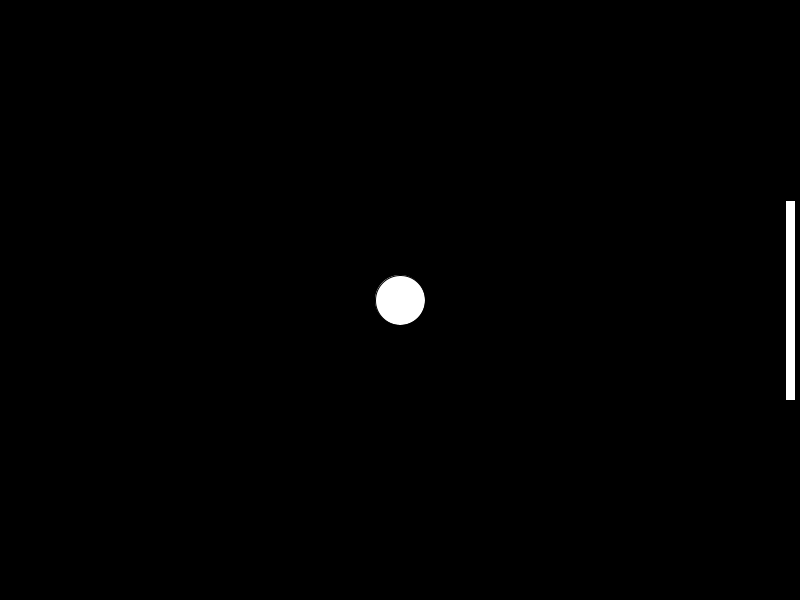
Frame 1 (no input)
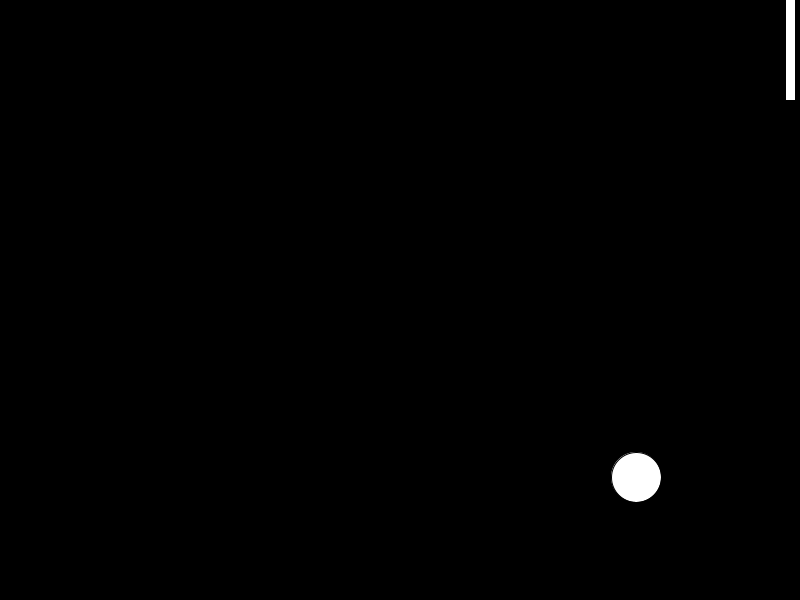
Frame 60 (the mouse pressed at the canvas centre just before this capture)
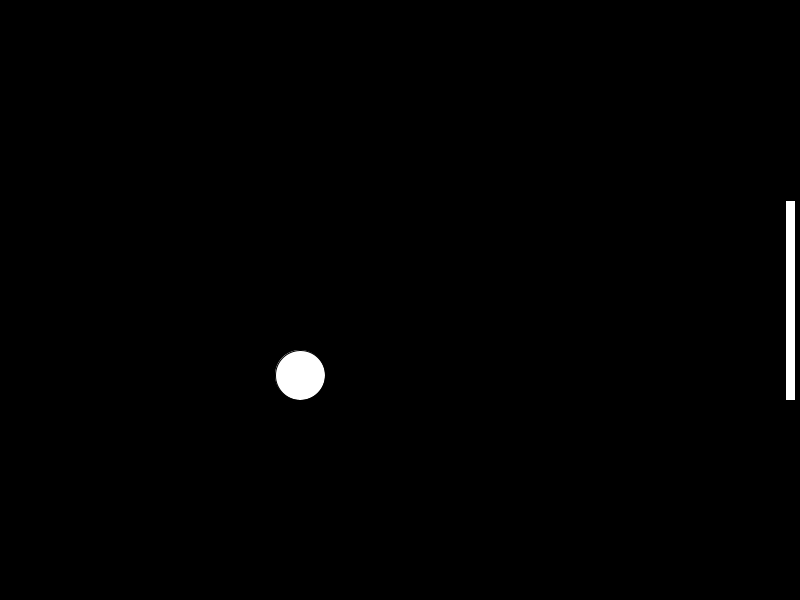
Frame 120 (the mouse held since frame 60 and released just before this capture)

The Processing sketch that drew these frames (run headless with seeded random() and noise(); from frame 60 on, the mouse is pressed at the canvas centre):

// Processing sketch: pong_game
// ── pong_game.pde
//declare object variable
Paddle paddleRight;
Ball ball;
int i = 0;
//decleare playerPoint for keep both player point
int[] playerPoint = {0,0};
void setup(){
  size(800,600);
  textSize(30); 

  //create object
  ball = new Ball(width/2, height/2, 50);
  paddleRight = new Paddle(width-10, height/2, 10, 200);
  rect(random(random(10, width/2)), random(0, height), 20, 200);

}

void draw(){
  background(0);
  
  //display ball and move the ball
  ball.display();
  ball.move();
  
  //display wall randomly
  fill(255);
  if(ball.left() < 0){
    rect(random(random(10, width/2)), random(0, height), 20, 200);
  }
  //display all paddle
  paddleRight.display();
  
  //control paddle right if mouse pointing on rightside of the screen
  if(mouseX < width){ 
    paddleRight.move(); 
  }
  
  //bouncing condition rightside
  if(ball.right() > paddleRight.left() && ball.top() > paddleRight.top() && ball.bottom() < paddleRight.bottom()){
    ball.speedX = -ball.speedX;
  }
  if(ball.top() < 0 || ball.bottom() > height){
    ball.speedY = -ball.speedY;
  }
  
  //point's counting
  if(ball.top() < paddleRight.top() && ball.right() > width || ball.bottom() > paddleRight.bottom() && ball.right() > width ){
    delay(1);
    ball.reset();
  }
  if(ball.left() < 0 ){
    delay(1);
    ball.speedX = -ball.speedX;
  }
}


//==================================================================
class Ball{
  //position
  float x;
  float y;
  
  //velocity
  float speedX;
  float speedY;
  
  //size
  float diameter;
  
  Ball(int tmpX, int tmpY, int tmpDiam){
    x = tmpX;
    y = tmpY;
    diameter = tmpDiam;
    speedX = 4;
    speedY = 3;
  }
  
  void display(){
    fill(255); //set the drawing color
    ellipse(x, y, diameter, diameter); //draw a circle
  }
  
  void move(){
    x = x + speedX;
    y = y + speedY;
  }
  void reset(){
    x = width/2;
    y = height/2;
    speedY = (random(1) < .5 ? -1 : 1) * speedY;
    speedX = -speedX;
  }
  
  //edge detected
  float left(){
    return x-diameter/2;
  }
  
  float right(){
    return x+diameter/2;
  }
  
  float top(){
    return y-diameter/2;
  }
  
  float bottom(){
    return y+diameter/2;
  }
}

//==================================================================
class Paddle{
  //position
  float x;
  float y;
  
  //size
  float w;
  float h;
  
  Paddle(int tmpX, int tmpY, int tmpW, int tmpH){
    x = tmpX;
    y = tmpY;
    w = tmpW;
    h = tmpH;
    
  }
  
  void display(){
    fill(255);
    rect(x-w/2, y-h/2, w,h);
  }
  
  void move(){ //paddle follow mouse's y-axis
    y = mouseY;
  }
  
  //edge detected
  float left(){
    return x-w/2; 
  }
  float right(){
    return x+w/2;
  }
  float top(){
    return y-h/2;
  }
  float bottom(){
    return y+h/2;
  }
}
